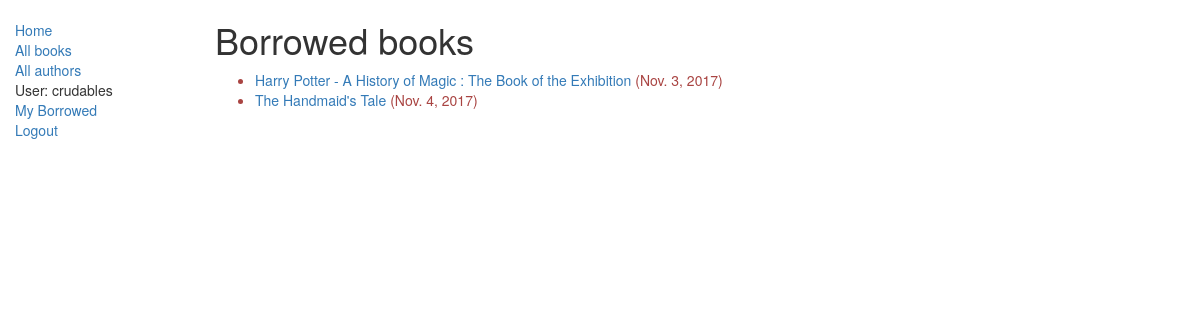
/catalog/mybooks/ (signed in), run on the app's committed database.
### catalog/models.py (models this page shows, shortened)
class BookInstance(models.Model):
    id = models.UUIDField(primary_key = True, default = uuid.uuid4, help_text="unique id for a particular book instance")
    book = models.ForeignKey('Book', on_delete =models.SET_NULL, null = True)
    imprint = models.CharField(max_length=200)
    due_back = models.DateField(null = True,blank=True)
    borrower = models.ForeignKey(User, on_delete = models.SET_NULL, null = True)
    LOAN_STATUS = (
        ('m', 'Maintenance'),
        ('o', 'On loan'),
        ('a', 'Available'),
        ('r', 'Reserved'),
        )
    @property
    def is_overdue(self):
        if self.due_back and date.today() > self.due_back :
            return True
        return False
    status = models.CharField(max_length=1,choices = LOAN_STATUS, blank= True, default='m', help_text="Book availability")
    class Meta:
        ordering = ["due_back"]
        permissions = (("can_mark_returned", "Set book as returned"),)

class Book(models.Model):
    title = models.CharField(max_length=200)
    author = models.ForeignKey('Author',on_delete=models.SET_NULL, null = True)
    summary = models.TextField(max_length=1000, help_text="Enter a brief description of the book")
    isbn = models.CharField('ISBN', max_length=13, help_text='13 Character <a href="https://www.isbn-international.org/content/what-isbn">ISBN number</a>')
    genre = models.ManyToManyField(Genre, help_text="Select a genre for this book")
    language = models.ForeignKey(Language, on_delete=models.SET_NULL, null=True)
    def display_genre(self):
        """
        Creates a string for the Genre. This is required to display genre in Admin.
        """
        return ', '.join([ genre.name for genre in self.genre.all()[:3] ])
    display_genre.short_discription = 'Genre'

### catalog/views.py (the view)
class LoanedBooksByUserListView(LoginRequiredMixin,generic.ListView):
    model = BookInstance
    template_name = 'catalog/borrowed_books.html'
    paginate_by = 2
    def get_queryset(self):
        return BookInstance.objects.filter(borrower = self.request.user).filter(status__exact='o')

### catalog/templates/catalog/borrowed_books.html
{% extends "base_generic.html" %}
{% block content %}
    <h1>Borrowed books</h1>
    {% if bookinstance_list %}
    <ul>
      {% for bookinst in bookinstance_list %}
      <li class="{% if bookinst.is_overdue %}text-danger{% endif %}">
        <a href="{% url 'book-detail' bookinst.book.pk %}">{{bookinst.book.title}}</a> ({{ bookinst.due_back }})
      </li>
      {% endfor %}
    </ul>
    {% else %}
      <p>There are no books borrowed.</p>
    {% endif %}
{% endblock %}

### catalog/templates/base_generic.html (shortened to what this page needs)
<!DOCTYPE html>
<html lang="en">
<head>
  <link rel="stylesheet" href="https://maxcdn.bootstrapcdn.com/bootstrap/3.3.7/css/bootstrap.min.css">
  {% load static %}
  <link rel="stylesheet" href="{% static 'css/styles.css' %}">
</head>
<body>
  <div class="container-fluid">
    <div class="row">
      <div class="col-sm-2">
      {% block sidebar %}
      <ul class="sidebar-nav">
          <li><a href="{% url 'index' %}">Home</a></li>
          <li><a href="{% url 'books' %}">All books</a></li>
          <li><a href="{% url 'authors' %}">All authors</a></li>
          {% if user.is_authenticated %}
            <li>User: {{user.get_username}}</li>
            <li><a href="{% url 'my-borrowed' %}">My Borrowed</a></li>
            <li><a href='{% url "logout" %}?next={{request.path}}'>Logout</a>
          {% else %}
            <li><a href="{%url 'login' %}?next={{request.path}}">Login</a>
          {% endif %}
      </ul>
     {% endblock %}
      </div>
      <div class="col-sm-10 ">
      {% block content %}{% endblock %}
      </div>
    </div>
  </div>
</body>
</html>

### catalog/static/css/styles.css (style rules this page uses)
.sidebar-nav { margin-top: 20px; padding: 0; list-style: none; }

### data on the page
BookInstance: book "Harry Potter - A History of Magic : The Book of the Exhibition", due_back "Nov. 3, 2017"
BookInstance: book "The Handmaid's Tale", due_back "Nov. 4, 2017"

### other printed values
{{ user.get_username }} "crudables"
